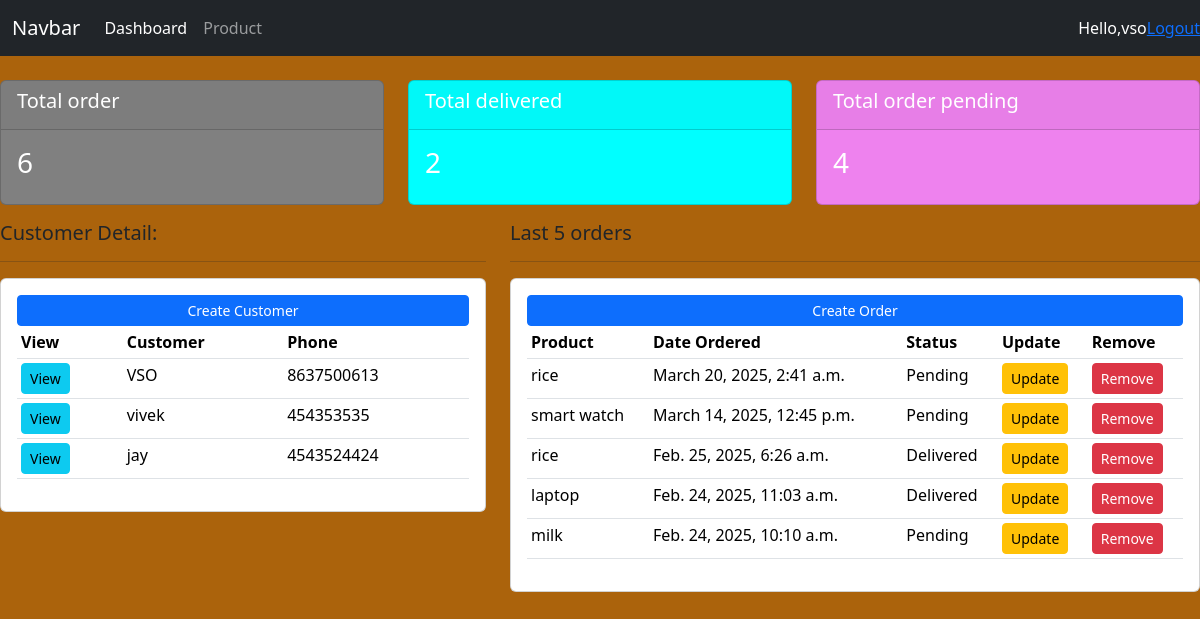
The app's page / (signed in) with its own data.
### person/models.py (models this page shows, shortened)
class Customer(models.Model):
    name=models.CharField(max_length=200,null=True)
    phone=models.CharField(max_length=200,null=True)
    email=models.CharField(max_length=200,null=True)
    date_created=models.DateTimeField(auto_now_add=True,null=True)

class Order(models.Model):
    STATUS=(
        ('Pending','Pending'),
        ('Out for Delivery','Out for Delivery'),
        ('Delivered','Delivered'),
    )
    customer=models.ForeignKey(Customer,null=True,on_delete=models.SET_NULL)
    product=models.ForeignKey(Product,null=True,on_delete=models.SET_NULL)
    date_created=models.DateTimeField(auto_now_add=True,null=True)
    status=models.CharField(max_length=200,null=True,choices=STATUS)

class Product(models.Model):
    CATEGORY=(
        ('Indoor','Indoor'),
        ('Out Door','Out Door')
    )
    name=models.CharField(max_length=200,null=True)
    price=models.FloatField(null=True)
    category=models.CharField(max_length=200,null=True,choices=CATEGORY)
    description=models.CharField(max_length=200,null=True,blank=True)
    date_created=models.DateTimeField(auto_now_add=True,null=True)
    tags=models.ManyToManyField(Tag)
    def __str__(self):
        return self.name

### person/views.py (the view)
# urls.py: path('',views.dashboard,name='dashboard'),
def dashboard(request):
    orders = Order.objects.all()
    customer = Customer.objects.all()
    total_customer = customer.count()
    total_orders = orders.count()
    delivered = orders.filter(status="Delivered").count()
    pending = orders.filter(status="Pending").count()
    context = {'orders':orders, 'customer':customer, 'total_customer':total_customer, 'total_orders': total_orders, 'delivered':delivered, 'pending': pending}
    return render(request, 'person/dashboard.html', context)

### templates/person/dashboard.html
{% extends 'base.html' %}
{%block content %}
{% include 'status.html' %}
<div class="row">
    <div class="col-md-5">
        <h5>Customer Detail:</h5>
        <hr>
        <div class="card card-body">
            <a class="btn btn-primary btn-sm btn-block" href="#">Create Customer</a>
            <table class="table table-sm">
                <tr>
                    <th>View</th>
                    <th>Customer</th>
                    <th>Phone</th>
                </tr>
                {% for customer in customer %}
                <tr>
                    <td> <a class="btn btn-sm btn-info" href="{% url 'customer' customer.id %}">View</a></td>
                    <td>{{customer.name}}</td>
                    <td>{{customer.phone}}</td>
                </tr>
                {% endfor %}
            </table>
        </div>
    </div>
    <div class="col-md-7">
        <h5>Last 5 orders</h5>
        <hr>
        <div class="card card-body">
            <a class="btn btn-primary btn-sm btn block" href="{% url 'create_order' %}">Create Order</a>
            <table class="table table-sm">
                <tr>
                    <th>Product</th>
                    <th>Date Ordered</th>
                    <th>Status</th>
                    <th>Update</th>
                    <th>Remove</th>
                </tr>
                {% for order in orders|dictsortreversed:"date_created"|slice:":5" %}
                <tr>
                    <td>{{order.product}}</td>
                    <td>{{order.date_created}}</td>
                    <td>{{order.status}}</td>
                    <td><a class = "btn btn-warning btn-sm btn block" href = "{% url 'update_order' order.id %}">Update</a></td>
                    <td><a class = "btn btn-danger btn-sm btn block" href = "{% url 'delete_order' order.id %}">Remove</a></td>
                </tr>
                {% endfor %}
            </table>
        </div>
    </div>
</div>
{% endblock %}

### templates/navbar.html (shortened to what this page needs)
<nav class="navbar navbar-expand-lg navbar-dark bg-dark">
    <div class="container-fluid">
      <a class="navbar-brand" href="#">Navbar</a>
      <div class="collapse navbar-collapse" id="navbarNav">
        <ul class="navbar-nav">
          <li class="nav-item">
            <a class="nav-link active" aria-current="page" href="{% url 'dashboard' %}">Dashboard</a>
          </li>
          <li class="nav-item">
            <a class="nav-link" href="{% url 'product' %}">Product</a>
          </li>
        </ul>
      </div>
    </div>
    <span class="hello-msg"style="color:white">Hello,{{request.user}}</span>
    <span><a href="{% url 'logout'%}" class="hello-msg">Logout</a></span>
  </nav>

### static/css/mystyle.css (style rules this page uses)
body { background-color:rgb(171, 99, 12); }

### records on screen
Customer: name "VSO", phone "8637500613"
Customer: name "vivek", phone "454353535"
Customer: name "jay", phone "4543524424"
Order: product "rice", date_created "March 20, 2025, 2:41 a.m.", status "Pending"
Order: product "smart watch", date_created "March 14, 2025, 12:45 p.m.", status "Pending"
Order: product "rice", date_created "Feb. 25, 2025, 6:26 a.m.", status "Delivered"
Order: product "laptop", date_created "Feb. 24, 2025, 11:03 a.m.", status "Delivered"
Order: product "milk", date_created "Feb. 24, 2025, 10:10 a.m.", status "Pending"

### other values on screen
{{ request.user }} "vso"
{{ total_orders }} "6"
{{ delivered }} "2"
{{ pending }} "4"
